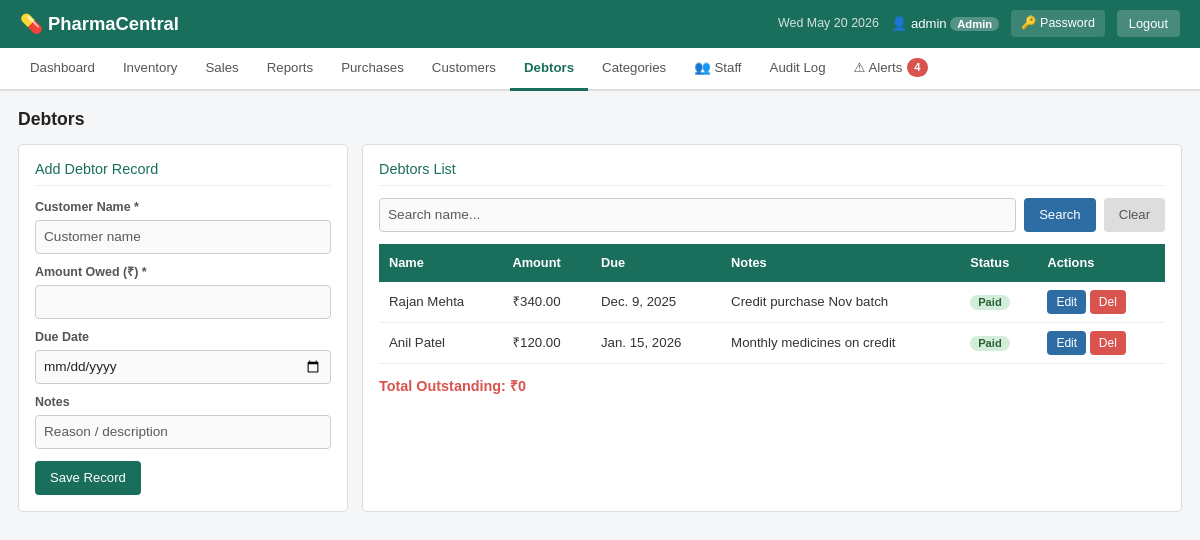
Page /debtors/ (signed in) on the committed database.
### inventory/models.py (models this page shows, shortened)
class Debtor(models.Model):
    customer_name = models.CharField(max_length=200)
    customer = models.ForeignKey(Customer, null=True, blank=True, on_delete=models.SET_NULL, related_name='debts')
    amount_owed = models.DecimalField(max_digits=12, decimal_places=2)
    due_date = models.DateField(null=True, blank=True)
    notes = models.TextField(blank=True)
    is_paid = models.BooleanField(default=False)
    paid_date = models.DateField(null=True, blank=True)
    created_at = models.DateTimeField(auto_now_add=True)
    class Meta:
        ordering = ['is_paid', 'due_date']
    @property
    def is_overdue(self):
        if self.is_paid or not self.due_date:
            return False
        return self.due_date < date.today()

### inventory/views.py (the view)
# urls.py: path('debtors/',                        views.debtor_list,      name='debtor_list'),
@login_required
def debtor_list(request):
    query   = request.GET.get('query', '')
    debtors = Debtor.objects.all()
    if query:
        debtors = debtors.filter(customer_name__icontains=query)
    outstanding = Debtor.objects.filter(is_paid=False).aggregate(t=Sum('amount_owed'))['t'] or 0
    ctx = base_ctx(request)
    ctx.update({'debtors': debtors, 'form': DebtorForm(), 'query': query, 'total_outstanding': outstanding})
    return render(request, 'inventory/debtors.html', ctx)

### inventory/forms.py
class DebtorForm(forms.ModelForm):
    class Meta:
        model = Debtor
        fields = ['customer_name', 'amount_owed', 'due_date', 'notes']
        widgets = {
            'customer_name': forms.TextInput(attrs={'class': 'form-control', 'placeholder': 'Customer name'}),
            'amount_owed':   forms.NumberInput(attrs={'class': 'form-control', 'step': '0.01', 'min': 0}),
            'due_date':      forms.DateInput(attrs={'class': 'form-control', 'type': 'date'}),
            'notes':         forms.TextInput(attrs={'class': 'form-control', 'placeholder': 'Reason / description'}),
        }

### inventory/views.py (called while the page is built)
def is_admin(user):
    return user.is_authenticated and (user.is_superuser or user.is_staff)

def base_ctx(request):
    return {'alert_count': len(build_alerts()), 'is_admin': is_admin(request.user)}

### inventory/templates/inventory/debtors.html (shortened to what this page needs)
{% extends 'inventory/base.html' %}
{% block content %}
<h2 class="page-title">Debtors</h2>
<div class="side-col">
  <div class="form-box">
    <h3>Add Debtor Record</h3>
    <form method="post" action="{% url 'debtor_add' %}">
      <div class="form-group" style="margin-bottom:9px">
        <label>Customer Name *</label>
        {{ form.customer_name }}
      </div>
      <div class="form-group" style="margin-bottom:9px">
        <label>Amount Owed (₹) *</label>
        {{ form.amount_owed }}
      </div>
      <div class="form-group" style="margin-bottom:9px">
        <label>Due Date</label>
        {{ form.due_date }}
      </div>
      <div class="form-group" style="margin-bottom:12px">
        <label>Notes</label>
        {{ form.notes }}
      </div>
      <button type="submit" class="btn btn-green">Save Record</button>
    </form>
  </div>
  <div class="form-box">
    <h3>Debtors List</h3>
    <form method="get" class="search-bar" style="margin-bottom:12px">
      <input type="text" name="query" value="{{ query }}" placeholder="Search name..." class="form-control">
      <button type="submit" class="btn btn-blue">Search</button>
      <a href="{% url 'debtor_list' %}" class="btn" style="background:#ddd;color:#555">Clear</a>
    </form>
    {% if debtors %}
    <div class="table-wrap">
      <table>
        <thead><tr><th>Name</th><th>Amount</th><th>Due</th><th>Notes</th><th>Status</th><th>Actions</th></tr></thead>
        <tbody>
          {% for debtor in debtors %}
          <tr>
            <td>{{ debtor.customer_name }}</td>
            <td>₹{{ debtor.amount_owed }}</td>
            <td>
              {{ debtor.due_date|default:"-" }}
            </td>
            <td>{{ debtor.notes }}</td>
            <td>
              {% if debtor.is_paid %}
                <span class="badge badge-ok">Paid</span>
              {% else %}
                <span class="badge badge-low">Unpaid</span>
              {% endif %}
            </td>
            <td>
              <a href="{% url 'debtor_edit' debtor.pk %}" class="btn btn-blue btn-sm">Edit</a>
              <a href="{% url 'debtor_delete' debtor.pk %}" class="btn btn-red btn-sm">Del</a>
            </td>
          </tr>
          {% endfor %}
        </tbody>
      </table>
    </div>
    {% else %}
    <p class="no-data">No debtor records found.</p>
    {% endif %}
    <p style="margin-top:12px;font-weight:bold;font-size:0.9rem;color:#d9534f">
      Total Outstanding: ₹{{ total_outstanding }}
    </p>
  </div>
</div>
{% endblock %}

### inventory/templates/inventory/base.html (shortened to what this page needs)
<!DOCTYPE html>
<html lang="en">
<head>
{% load static %}
<link href="https://cdn.jsdelivr.net/npm/bootstrap@5.3.3/dist/css/bootstrap.min.css" rel="stylesheet">
<link rel="stylesheet" href="{% static 'css/style.css' %}?v=20260319">
</head>
<body>
<header>
  <div class="header-left">
    <span class="logo">💊 PharmaCentral</span>
  </div>
  <div class="header-right">
    <span class="date-display" id="headerDate"></span>
    {% if user.is_authenticated %}
      <span class="user-info">
        👤 {{ user.username }}
        {% if user.is_staff or user.is_superuser %}
          <span class="role-badge">Admin</span>
        {% else %}
          <span class="role-badge salesperson">Staff</span>
        {% endif %}
      </span>
      <a href="{% url 'change_password' %}" class="btn-header">🔑 Password</a>
      <a href="{% url 'logout' %}" class="btn-logout">Logout</a>
    {% endif %}
  </div>
</header>
{% if user.is_authenticated %}
<nav class="main-nav">
  <a href="{% url 'dashboard' %}"      class="nav-link {% if request.resolver_match.url_name == 'dashboard' %}active{% endif %}">Dashboard</a>
  <a href="{% url 'inventory_list' %}" class="nav-link {% if 'inventory' in request.resolver_match.url_name or request.resolver_match.url_name == 'drug_add' %}active{% endif %}">Inventory</a>
  <a href="{% url 'sales_list' %}"     class="nav-link {% if request.resolver_match.url_name == 'sales_list' %}active{% endif %}">Sales</a>
  <a href="{% url 'sales_report' %}"   class="nav-link {% if 'sales_report' in request.resolver_match.url_name %}active{% endif %}">Reports</a>
  <a href="{% url 'purchase_list' %}"  class="nav-link {% if 'purchase' in request.resolver_match.url_name %}active{% endif %}">Purchases</a>
  <a href="{% url 'customer_list' %}"  class="nav-link {% if 'customer' in request.resolver_match.url_name %}active{% endif %}">Customers</a>
  <a href="{% url 'debtor_list' %}"    class="nav-link {% if 'debtor' in request.resolver_match.url_name %}active{% endif %}">Debtors</a>
  {% if is_admin %}
  <a href="{% url 'category_list' %}"  class="nav-link {% if 'category' in request.resolver_match.url_name %}active{% endif %}">Categories</a>
  <a href="{% url 'staff_list' %}"     class="nav-link {% if 'staff' in request.resolver_match.url_name %}active{% endif %}">👥 Staff</a>
  <a href="{% url 'audit_log' %}"      class="nav-link {% if request.resolver_match.url_name == 'audit_log' %}active{% endif %}">Audit Log</a>
  {% endif %}
  <a href="{% url 'alerts' %}" class="nav-link {% if request.resolver_match.url_name == 'alerts' %}active{% endif %}">
    ⚠ Alerts{% if alert_count %} <span class="alert-badge">{{ alert_count }}</span>{% endif %}
  </a>
</nav>
{% endif %}
<div class="main-content">
  {% block content %}{% endblock %}
</div>
</body>
</html>

### static/css/style.css (style rules this page uses)
* { box-sizing: border-box; margin: 0; padding: 0; }
body { font-family: Arial, sans-serif; background: #f4f6f8; color: #333; font-size: 14px; }
header { background: #1a6e5c; color: white; padding: 10px 20px; display: flex; align-items: center; justify-content: space-between; flex-wrap: wrap; gap: 8px; }
.logo { font-size: 1.15rem; font-weight: bold; }
.header-right { display: flex; align-items: center; gap: 12px; flex-wrap: wrap; }
.date-display { font-size: 0.78rem; opacity: 0.8; }
.user-info { font-size: 0.82rem; }
.role-badge { background: rgba(255,255,255,0.25); padding: 1px 7px; border-radius: 10px; font-size: 0.7rem; font-weight: bold; }
.btn-header { background: rgba(255,255,255,0.15); color: white; padding: 4px 10px; border-radius: 4px; text-decoration: none; font-size: 0.78rem; }
.btn-logout { background: rgba(255,255,255,0.2); color: white; padding: 4px 12px; border-radius: 4px; text-decoration: none; font-size: 0.8rem; }
.main-nav { background: #fff; border-bottom: 2px solid #ddd; display: flex; flex-wrap: wrap; padding: 0 16px; }
.nav-link { padding: 10px 14px; text-decoration: none; font-size: 0.83rem; color: #555; border-bottom: 3px solid transparent; margin-bottom: -2px; display: inline-flex; align-items: center; gap: 5px; }
.nav-link.active { color: #1a6e5c; border-bottom-color: #1a6e5c; font-weight: bold; }
.alert-badge { background: #d9534f; color: white; border-radius: 10px; padding: 1px 7px; font-size: 0.7rem; font-weight: bold; }
.main-content { padding: 18px; max-width: 1200px; margin: 0 auto; }
.page-title { font-size: 1.1rem; font-weight: bold; color: #222; margin-bottom: 14px; }
.form-box { background: #fff; border: 1px solid #ddd; border-radius: 5px; padding: 16px; margin-bottom: 16px; }
.form-box h3 { font-size: 0.9rem; margin-bottom: 12px; color: #1a6e5c; border-bottom: 1px solid #eee; padding-bottom: 7px; }
.form-group { display: flex; flex-direction: column; gap: 3px; flex: 1; min-width: 130px; }
.form-group label { font-size: 0.78rem; color: #555; font-weight: bold; }
.form-control { padding: 6px 8px; border: 1px solid #ccc; border-radius: 4px; font-size: 0.85rem; font-family: Arial, sans-serif; background: #fafafa; width: 100%; }
.btn { padding: 7px 15px; border: none; border-radius: 4px; cursor: pointer; font-size: 0.82rem; font-family: Arial, sans-serif; text-decoration: none; display: inline-block; }
.btn-green { background: #1a6e5c; color: #fff; }
.btn-red { background: #d9534f; color: #fff; }
.btn-blue { background: #2e6da4; color: #fff; }
.btn-sm { padding: 3px 9px; font-size: 0.75rem; }
.search-bar { display: flex; gap: 8px; flex-wrap: wrap; align-items: center; margin-bottom: 12px; }
.search-bar .form-control { flex: 1; min-width: 180px; }
.table-wrap { overflow-x: auto; }
table { width: 100%; border-collapse: collapse; }
thead { background: #1a6e5c; color: white; }
thead th { padding: 9px 10px; text-align: left; font-size: 0.8rem; white-space: nowrap; }
tbody tr { border-bottom: 1px solid #eee; }
tbody td { padding: 8px 10px; font-size: 0.83rem; }
.badge { display: inline-block; padding: 2px 8px; border-radius: 10px; font-size: 0.7rem; font-weight: bold; }
.badge-ok { background: #d4edda; color: #276234; }
.side-col { display: grid; grid-template-columns: 330px 1fr; gap: 14px; }

### rows in the picture
Debtor: customer_name "Rajan Mehta", amount_owed "340.00", due_date "Dec. 9, 2025", notes "Credit purchase Nov batch", is_paid "Paid"
Debtor: customer_name "Anil Patel", amount_owed "120.00", due_date "Jan. 15, 2026", notes "Monthly medicines on credit", is_paid "Paid"

### other values in the picture
{{ user.username }} "admin"
{{ alert_count }} "4"
{{ total_outstanding }} "0"
